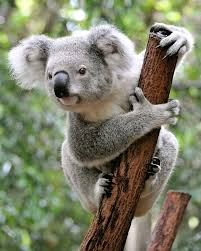
#> input picture 2/koala.png, 201 x 251 px, found by its file name
$ python lab2_part2.py
#> lines starting #> are read from the running program, lines starting #| are printed output that depends on the picture
import cv2
import matplotlib.pylab as plt

img = cv2.imread('C:\\Users\\Or\Documents\Studies\TAU\Term1\Image Processing\Lab\koala.png')
#> img is the input picture: shape (251, 201, 3); mean B, G, R 107.3, 129.5, 126.9
img_hsv=cv2.cvtColor(img, cv2.COLOR_BGR2HSV)
#> img_hsv: shape (251, 201, 3); mean H, S, V 41.4, 67.4, 135.8
img_rgb=cv2.cvtColor(img_hsv, cv2.COLOR_HSV2BGR)

h,s,v=cv2.split(img_hsv)
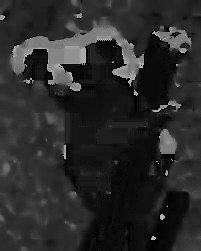
#> h: shape (251, 201); min 0, max 179, mean 41.4
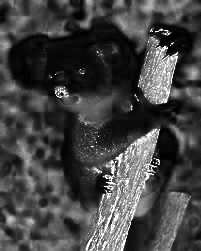
#> s: shape (251, 201); min 0, max 255, mean 67.4
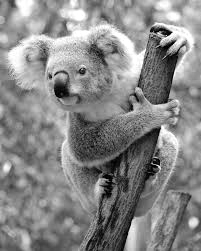
#> v: shape (251, 201); min 0, max 255, mean 135.8

img_hsv_restored=cv2.merge((h,s,v))
difference = cv2.subtract(img_hsv, img_hsv_restored)
#> difference: shape (251, 201, 3); every value is 0
b, g, r = cv2.split(difference)
#> b: shape (251, 201); every value is 0
if cv2.countNonZero(b) == 0 and cv2.countNonZero(g) == 0 and cv2.countNonZero(r) == 0:
    print("The images are completely Equal")
